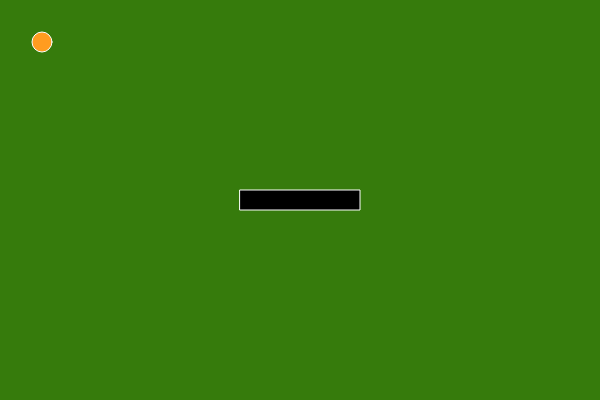
Frame 1 (no input)
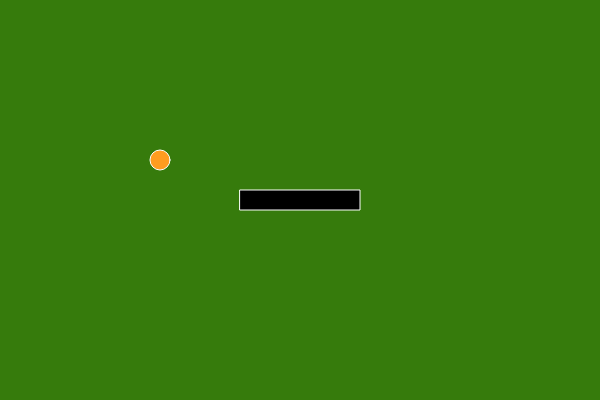
Frame 60 (no input)
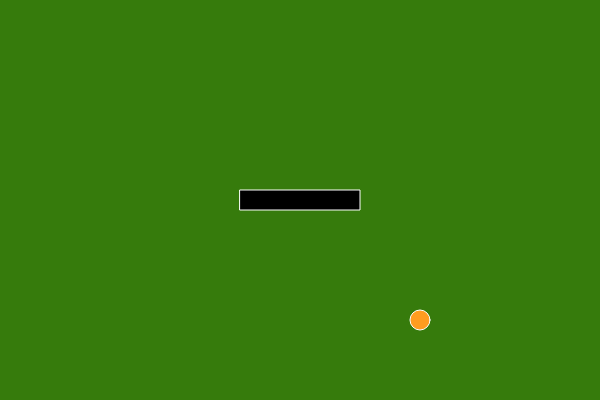
Frame 120 (the mouse pressed at the canvas centre since frame 60)

The p5.js sketch that drew these frames (run headless with seeded random() and noise() and a simulated clock; from frame 60 on, the mouse is pressed at the canvas centre):

// p5.js sketch
// ── sketch.js
let ball;
let block = {};

function setup() {
  createCanvas(600, 400);
  background(54,123,12);
  ball = new Ball();
  block.height = 20;
  block.width = 120;
  block.x = (width/2) - block.width/2;
  block.y = (height/2) - block.height/2
}

function mousePressed() {
  ball.posX = mouseX;
  if(ball.posX % 2 > 0){
    ball.posX -=1;
  }
  ball.posY = mouseY;
  if(ball.posY % 2 > 0){
    ball.posY -=1;
  }
  // prevent default
  return false;
}
function draw(){
  background(54,123,12);

  //deflection block
  fill(0);
  rect(block.x, block.y, block.width, block.height);

  ball.show();
  ball.hit(block);

  if(keyIsDown(LEFT_ARROW)){
    block.x -=2;
  }
  if(keyIsDown(RIGHT_ARROW)){
    block.x +=2;
  }
  if(keyIsDown(DOWN_ARROW)){
    block.y +=2;
  }
  if(keyIsDown(UP_ARROW)){
    block.y -=2;
  }
}
// ── ball.js
class Ball {
  posX = 40;
  posY = 40;
  diameter = 20;
  goX = 1;
  goY = 1;
  fromCenter = this.diameter/2;

  constructor(){
    stroke(255);
    fill(255,156,32);
    ellipse(width/2,height/2,20,20);
  }

  show(){
    
    this.goX ? this.posX += 2 : this.posX -= 2;
    this.goY ? this.posY += 2 : this.posY -= 2;

    this.detectEdge();

    fill(255,156,32);
    ellipse(this.posX,this.posY,this.diameter,this.diameter);

  }
  
  hit(block){

    this.top = this.posY + this.fromCenter;
    this.bottom = this.posY - this.fromCenter;
    this.right = this.posX + this.fromCenter;
    this.left = this.posX - this.fromCenter;
    console.log(this.width);
    //moving down
    if(this.goY === 1){
      if(this.isInRange(this.top, block.y-2,block.y+2) && this.isInRange(this.posX, block.x, block.x + block.width)){
        this.goY = 0;
      }
    }else if(this.goY === 0){
      if(this.isInRange(block.y+block.height,this.bottom-2, this.bottom+2) && this.isInRange(this.posX, block.x, block.x + block.width)){
        this.goY = 1;
      }
    }
    //moving right
    if(this.goX === 1){
      if(this.isInRange(this.right, block.x-2, block.x+2) && this.isInRange(this.posY, block.y, block.y + block.height)){
        this.goX = 0;
      }
    }else if(this.goX === 0){
      if(this.isInRange(block.x+block.width, this.left-2, this.left+2) && this.isInRange(this.posY, block.y, block.y + block.height)){
        this.goX = 1;
      }
    }

  }

  detectEdge(){
    if(this.posX + 10 > width){ this.goX = 0; }
    if(this.posX - 10 < 0){ this.goX = 1; }
    if(this.posY + 10 > height){ this.goY = 0; }
    if(this.posY -10 < 0){ this.goY = 1; }
  }

  isInRange(intToTest, rangeMin, rangeMax){
    return ((intToTest - rangeMin) * (intToTest - rangeMax) <= 0);
  }
}
